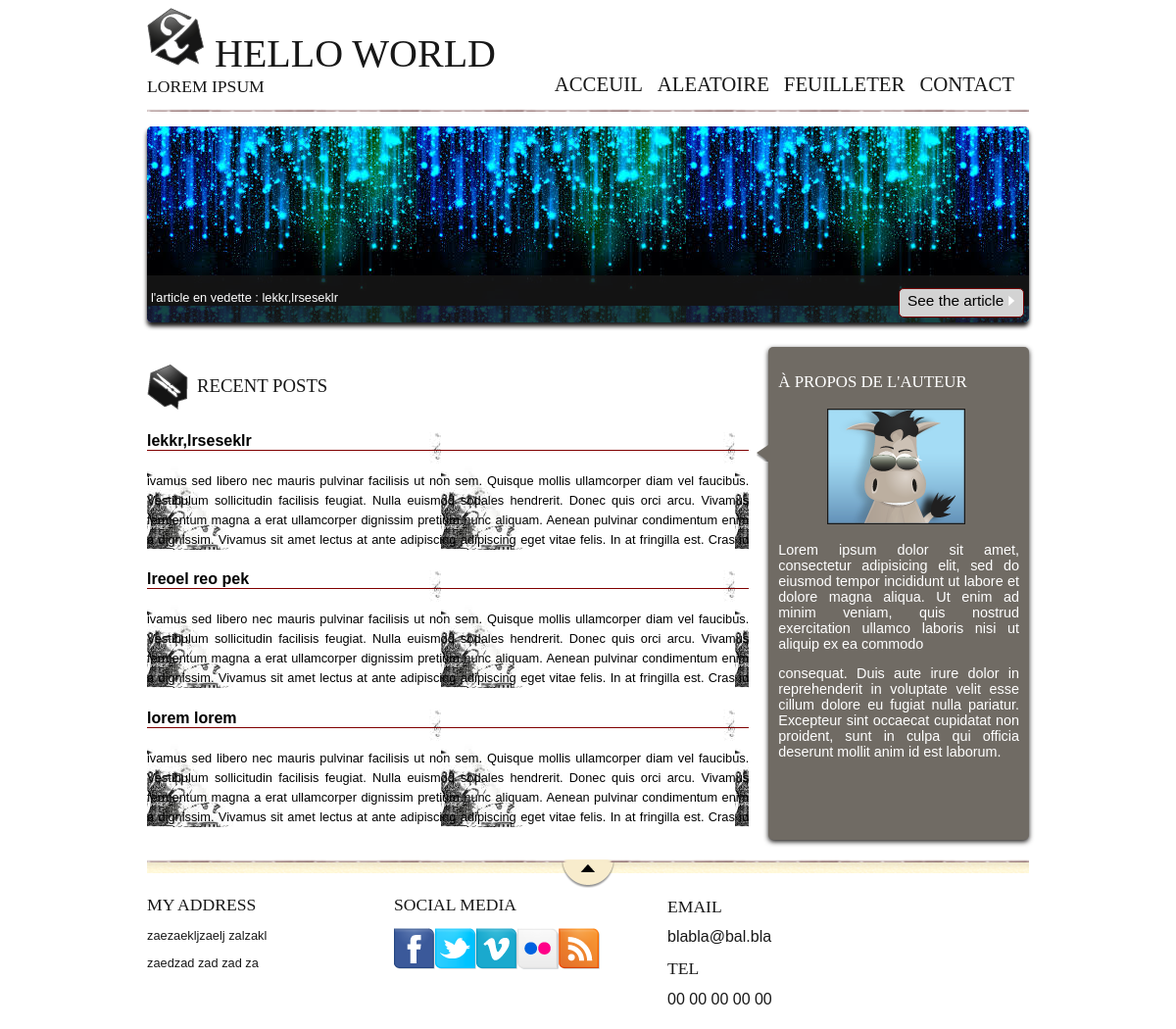
The page / on the database its author committed.
### tables this page shows
CREATE TABLE IF NOT EXISTS `article` (
  `id_article` int(11) NOT NULL AUTO_INCREMENT,
  `contenu` text NOT NULL,
  `id_admin` int(11) NOT NULL,
  `da` datetime NOT NULL,
  `label` text NOT NULL,
  `views` int(11) NOT NULL DEFAULT '0',
  PRIMARY KEY (`id_article`),
  KEY `article_fk0` (`id_admin`)
);

### index.php (the view, shortened to what this page needs)
<!DOCTYPE html>
<html>
    <head>
        <link rel="stylesheet" href="css/style.css" />
    </head>
    <body>
        <div id="bloc_page">
            <?php require "html/header.html";
            $servername = "localhost";
            $username = "root";
            $password = "";
            $conn = new mysqli($servername, $username, $password,'news');
            $sql = "SELECT id_article,contenu,da,label FROM article order by views desc limit 1";
            $result = $conn->query($sql);
            $row = mysqli_fetch_assoc($result);
            echo "<div id='banniere_image' style='background-image: url(images/post/".$row["id_article"].".jpg);'>
                <div id='banniere_description'>";
              echo "l'article en vedette :     " .$row['label']."<a href='post?id=".$row["id_article"]."' class='bouton_rouge'>See the article <img src='images/flecheblanchedroite.png' alt='' /></a>"?>
                </div>
            </div>
            <section>
                <article>
                    <h1><img src="images/ico_epingle.png" alt="Catégorie voyage" class="ico_categorie" />Recent Posts</h1>
                    <?php $sql = "SELECT id_article,contenu,da,label FROM article order by id_article desc limit 3 ";
                    $result = $conn->query($sql);
                    while ($row = mysqli_fetch_assoc($result)) {
                       echo  '<a href="post.php?id='.$row["id_article"].'"><div class="art">
                    <h4>'.$row['label'].'</h4>
                    <p>'.$row['contenu'].'</p>
                    </a></div>';
                    }
                    ?>
                <aside>
                    <h1>À propos de l'auteur</h1>
                    <img src="images/bulle.png" alt="" id="fleche_bulle" />
                    <p id="photo_zozor"><img src="images/zozor_classe.png" alt="Photo de Zozor" /></p>
                    <p>Lorem ipsum dolor sit amet, consectetur adipisicing elit, sed do eiusmod
                    tempor incididunt ut labore et dolore magna aliqua. Ut enim ad minim veniam,
                    quis nostrud exercitation ullamco laboris nisi ut aliquip ex ea commodo</p>
                    <p>
                    consequat. Duis aute irure dolor in reprehenderit in voluptate velit esse
                    cillum dolore eu fugiat nulla pariatur. Excepteur sint occaecat cupidatat non
                    proident, sunt in culpa qui officia deserunt mollit anim id est laborum.</p>
                </aside>
    </body>
</html>

### css/style.css (style rules this page uses)
body { font-family: 'Trebuchet MS', Arial, sans-serif; color: #181818; }
#bloc_page { width: 900px; margin: auto; }
section h1, footer h1, nav a { font-family: Dayrom, serif; font-weight: normal; text-transform: uppercase; }
header { background: url('../images/separateur.png') repeat-x bottom; display: flex; justify-content: space-between; align-items: flex-end; }
#titre_principal { display: flex; flex-direction: column; }
#logo { display: flex; flex-direction: row; align-items: baseline; }
#logo img { width: 59px; height: 60px; }
header h1 { font-family: 'BallparkWeiner', serif; font-size: 2.5em; font-weight: normal; margin: 0 0 0 10px; }
header h2 { font-family: Dayrom, serif; font-size: 1.1em; margin-top: 0px; font-weight: normal; }
nav ul { list-style-type: none; display: flex; }
nav li { margin-right: 15px; }
nav a { font-size: 1.3em; color: #181818; padding-bottom: 3px; text-decoration: none; }
#banniere_image { margin-top: 15px; height: 200px; border-radius: 5px; position: relative; box-shadow: 0px 4px 4px #1c1a19; margin-bottom: 25px; }
#banniere_description { position: absolute; bottom: 0; border-radius: 0px 0px 5px 5px; width: 99.5%; height: 33px; padding-top: 15px; padding-left: 4px; background-color: rgba(24,24,24,0.8); color: white; font-size: 0.8em; }
.bouton_rouge { height: 25px; position: absolute; right: 5px; bottom: 5px; background-color: lightgray; border: 1px solid #760001; border-radius: 5px; font-size: 1.2em; text-align: center; padding: 3px 8px 0px 8px; color: black; text-decoration: none; }
.bouton_rouge img { border: 0; }
section { display: flex; margin-bottom: 20px; }
article, aside { text-align: justify; }
article { margin-right: 20px; flex: 3; }
.ico_categorie { vertical-align: middle; margin-right: 8px; }
article p { font-size: 0.8em; }
aside { flex: 1.2; position: relative; background-color: #706b64; box-shadow: 0px 2px 5px #1c1a19; border-radius: 5px; padding: 10px; color: white; font-size: 0.9em; }
#fleche_bulle { position: absolute; top: 100px; left: -12px; }
#photo_zozor { text-align: center; }
#photo_zozor img { border: 1px solid #181818; }
aside img { margin-right: 5px; }
footer { display: flex; background: url('../images/ico_top.png') no-repeat top center, url('../images/separateur.png') repeat-x top, url('images/ombre.png') repeat-x top; padding-top: 25px; }
footer p, footer ul { font-size: 0.8em; }
footer h1 { font-size: 1.1em; }
#add { width: 28%; }
#mes_amis { width: 31%; }
.art { background-image:url('../images/b.jpg'); }
.art h4 { border-bottom: 1px solid maroon; }
.art p { line-height: 20px; height: 80px; overflow: hidden; }
.art a { color: black; text-decoration: none; }

### rows shown on the page
article: label "lekkr,lrseseklr"
article: label "lekkr,lrseseklr", contenu "ivamus sed libero nec mauris pulvinar facilisis ut non sem. Quisque mollis ullamcorper diam vel faucibus. Vestibulum sollicitudin facilisis feugiat. Nulla euismod sodales hendrerit. Donec quis orci arcu. Vivamus fermentum magna a erat ullamcorper dignissim pretium nunc aliquam. Aenean pulvinar condimentum enim a dignissim. Vivamus sit amet lectus at ante adipiscing adipiscing eget vitae felis. In at fringilla est. Cras id…"
article: label "lreoel reo pek", contenu "ivamus sed libero nec mauris pulvinar facilisis ut non sem. Quisque mollis ullamcorper diam vel faucibus. Vestibulum sollicitudin facilisis feugiat. Nulla euismod sodales hendrerit. Donec quis orci arcu. Vivamus fermentum magna a erat ullamcorper dignissim pretium nunc aliquam. Aenean pulvinar condimentum enim a dignissim. Vivamus sit amet lectus at ante adipiscing adipiscing eget vitae felis. In at fringilla est. Cras id…"
article: label "lorem lorem", contenu "ivamus sed libero nec mauris pulvinar facilisis ut non sem. Quisque mollis ullamcorper diam vel faucibus. Vestibulum sollicitudin facilisis feugiat. Nulla euismod sodales hendrerit. Donec quis orci arcu. Vivamus fermentum magna a erat ullamcorper dignissim pretium nunc aliquam. Aenean pulvinar condimentum enim a dignissim. Vivamus sit amet lectus at ante adipiscing adipiscing eget vitae felis. In at fringilla est. Cras id…"
